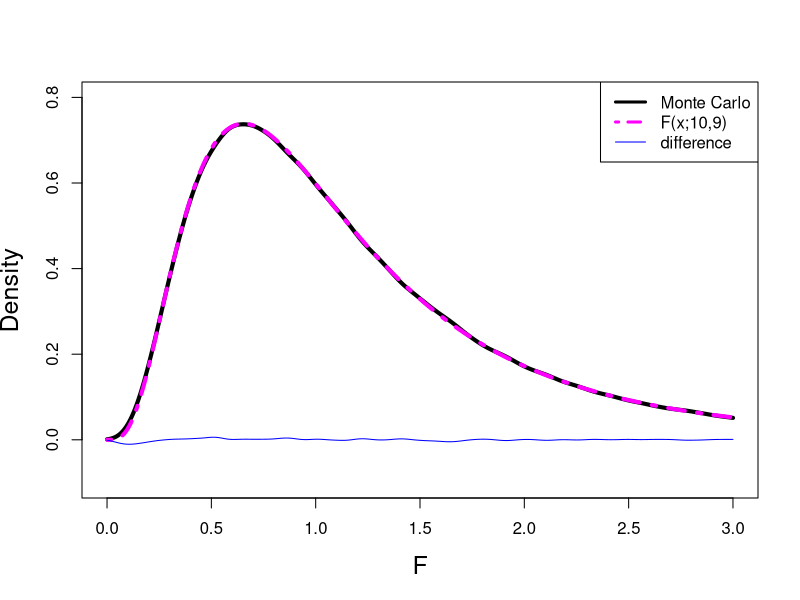

Generate this figure with R:
print('file: MC-F-PDFs-VRTnormal.R')
print(date())
# variance ratio test for sampling from normal PDFs (Monte Carlo simulation)
# purpose: Estimate PDF of F with Monte Carlo simulations under the assumption that
#          the samples stem from normal PDFs with different means, however, equal variances
set.seed(1953) # set seed for random number generators
m=11; n=10 #   sample sizes
my.Fsimulation=function(){ # generate random samples from discrete uniform PD
  z1=rnorm(m,mean=1,sd=1.5); z2=rnorm(n,mean=2,sd=1.5); F.stats = var(z1)/var(z2)}
Fstat.vector=replicate(1e6,my.Fsimulation())
out = density(Fstat.vector,from=0,to=3)  # note: specify the range for density estimation
xd = out$x; yd = out$y; yF = df(xd,df1=m-1,df2=n-1); d = yF-yd
sflag = 1
if(sflag == 1) {
  # png('VartestuniformPDnorm170704.png',width=16,height=16,units='cm',res=300)
  plot(xd,yd,type='l',xlim=c(0,3),ylim=c(-0.1,0.8),lwd=4,main='',xlab='F',
       ylab='Density',col='black',cex.lab=1.5)
  lines(xd,yF,col='magenta',lwd=4,lty=4)
  lines(xd,d,col='blue',lty=1)
  legend('topright',c('Monte Carlo','F(x;10,9)','difference'),lwd=c(3,3,1),
         col=c('black','magenta','blue'),lty=c(1,4,1))
  # dev.off()
}
print(date())
# ----------------------------------------------------------------
# Remarks:
# my.Fsimulation=function(){ ... } defines a function without input
# replicate(1e6,my.Fsimulation())  applies this function 1 million times
# Run time less than 1 minutes
# ----------------------------------------------------------------
